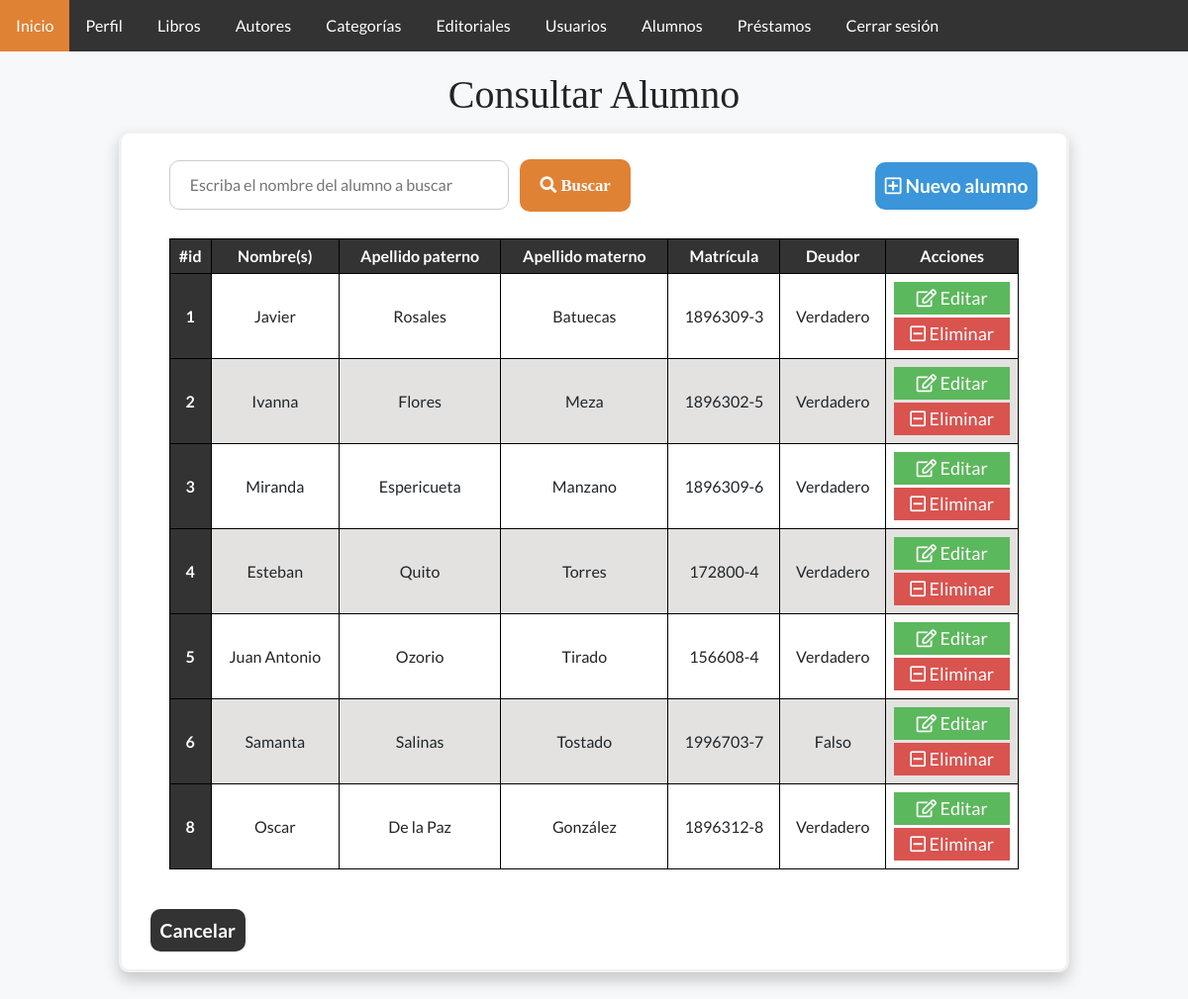
/alumnoConsultar.php (signed in), run on the app's committed database.
### tables this page shows
CREATE TABLE `alumnos` (
  `idAlumno` int(11) NOT NULL,
  `nombre` varchar(50) NOT NULL,
  `apellidoPaterno` varchar(30) NOT NULL,
  `apellidoMaterno` varchar(30) DEFAULT NULL,
  `matricula` varchar(9) NOT NULL,
  `deudor` varchar(20) NOT NULL,
  `status` varchar(20) NOT NULL
);

### Conexion.php (called while the page is built, shortened)
<?php
    class Server {
        public $server;
        public $user;
        public $pass;
        public $db;
        public $conexion;
        public function conectar() {
            $this->conexion = new mysqli( $this->server, $this->user, $this->pass, $this->db );
        }
        public function consultarTabla($tabla, $condiciones = null) {
            if ($condiciones === null) {
                $sql = "Select * FROM $tabla WHERE status = 'Activo';";
            }else {
                $sql = "Select * FROM $tabla WHERE $condiciones status = 'Activo';";
            }
            return $this->conexion->query($sql);
        }
    }
    $server = new Server;
    $server->server = "127.0.0.1";
    $server->user = "root";
    $server->pass = "";
    $server->db = "bd_biblioteca";
?>

### alumnoConsultar.php (the view, shortened to what this page needs)
<?php
    include_once ('Conexion.php');
    if(isset($_POST["alumno"])){
        $alumno = $_POST["alumno"];
        $datos = $server->buscarAlumno($alumno);
        if (mysqli_num_rows($datos) == 0){
            $mostrarModal = true;
            $datos = $server->consultarTabla("alumnos");
        }
    }else{
        $alumno = "";
        $datos = $server->consultarTabla("alumnos");
    }
?>
<!DOCTYPE html>
<html lang="es">
<head>
    <link href="css/Estilo.css" rel="stylesheet">
    <link href="Bootstrap_5.1.3/css/bootstrap.min.css" rel="stylesheet">
</head>
<body>
    <?php
        include("barraNavegacion.php");
    ?>
    <header>
        <div class="titulo">
            <h1>Consultar Alumno</h1>
        </div>
    </header>
    <div class = "frmFormulario">
    <a class ="agregar" href="alumnoAgregar.php">  <i class='far fa-plus-square'></i> Nuevo alumno</a>
    <div class="frmMargen2">
        <form class = "frmBuscar" method="post" action= 'alumnoConsultar.php'>
            <input placeholder = "Escriba el nombre del alumno a buscar" name="alumno" value="<?php echo $alumno;?>" type="text" pattern="[\wñÑá-ú\- .,]+" required>
            <button type="submit" name="buscar"><i class="fas fa-search"></i> Buscar</button>
        </form>
        <div class = "tablaDatos">
            <table>
                <thead>
                    <tr>
                        <th scope="col">#id</th>
                        <th scope="col">Nombre(s)</th>
                        <th scope="col">Apellido paterno</th>
                        <th scope="col">Apellido materno</th>
                        <th scope="col">Matrícula</th>
                        <th scope="col">Deudor</th>
                        <th scope="col">Acciones</th>
                    </tr>
                </thead>
                <tbody>
                    <?php
                        while($fila = mysqli_fetch_array($datos)){
                            echo "<tr>";
                            echo "<th scope='row'>".$fila['idAlumno']."</th>";
                            echo "<td>".$fila['nombre']."</td>";
                            echo "<td>".$fila['apellidoPaterno']."</td>";
                            echo "<td>".$fila['apellidoMaterno']."</td>";
                            echo "<td>".$fila['matricula']."</td>";
                            echo "<td>".$fila['deudor']."</td>";
                            echo "<td>
                                    <a class='btnEditar' href='alumnoModificar.php?id=".$fila['idAlumno']."'><i class='far fa-edit'></i> Editar</a>
                                    <a class='btnEliminar' href='alumnoDeshabilitar.php?id=".$fila['idAlumno']."'><i class='far fa-minus-square'></i> Eliminar</a>
                                </td>";
                            echo "</tr>";
                        }
                    ?>
                </tbody>
            </table>
        </div>
        </div>
        <a class = "cancel" href="alumnoConsultar.php">Cancelar</a>
        <br><br>
    </div>
</body>
</html>

### css/Estilo.css (style rules this page uses)
body { margin: 0; padding: 0; background-color: #F6F8FA; font-family: 'Lato', sans-serif; padding-top: 5%; }
.frmFormulario, .inicio { background-color: white; border: 3px solid #f1f1f1; margin: 5%; margin-top: 1%; margin-right: auto; margin-left: auto; width: 80%; height: 80%; border-radius: 10px; box-shadow: 0px 8px 16px 0px rgba(0,0,0,0.2); }
.frmFormulario input[type=text],.frmFormulario input[type=password], .frmFormulario input[type=email], .frmFormulario textarea, .frmFormulario input[type=number], .frmFormulario input[type=date], .frmFormulario select { width: 100%; padding: 12px 20px; margin: 8px 0; display: inline-block; border: 1px solid #ccc; box-sizing: border-box; font-size: 16px; resize: none; }
.frmFormulario button { background-color:#e08234; color: white; padding: 14px 20px; margin: 8px 0; border: none; cursor: pointer; width: 100%; margin-top: 3%; font-family: 'Times New Roman', Times, serif; }
.frmFormulario label, .frmFormulario button { font-weight: bold; font-size: larger; }
h5,h4,h3,h2,h1 { text-align: center; font-family: 'Cambria', Times, serif; }
.frmMargen, .frmMargen2 { margin: 10%; margin-top: 5%; margin-bottom: 5%; }
.frmMargen2 { margin: 5%; margin-top: 0; }
.tablaDatos table { width: 100%; border-collapse: collapse; text-align: center; border-radius: 10px; margin-top: 1%; margin-bottom: 3%; margin-right: auto; margin-left: auto; }
.tablaDatos thead, .tablaDatos th { background-color: #333; color: #ffffff; }
.tablaDatos th, .tablaDatos td { border: #000000 1px solid; padding: 5px; }
.tablaDatos tr:nth-child(even) { background-color: #85807d3b; }
.frmBuscar { font-size: 14px; }
.frmBuscar input[type=text] { width: 40%; border-radius: 10px; }
.frmBuscar button { width: auto; height: auto; border-radius: 10px; margin-left: 1%; }
.cancel, .agregar { color: #ffff; text-decoration: none; font-size: larger; padding: 10px 10px; margin: 3%; border-radius: 10px; font-weight: bold; }
.cancel { background-color: #333; }
.agregar { float:right; background-color: #3a95db; }
.btnEditar, .btnEliminar, .btnDetalles { color: #ffff; text-decoration: none; padding: 3px; margin: 3px; display: block; text-align: center; font-size: large; }
.btnEliminar { background-color: #D9534F; }
.btnEditar { background-color: #5CB85C; }
.titulo { margin-top: 1%; }

### data on the page
alumnos: idAlumno "1", nombre "Javier", apellidoPaterno "Rosales", apellidoMaterno "Batuecas", matricula "1896309-3", deudor "Verdadero"
alumnos: idAlumno "2", nombre "Ivanna", apellidoPaterno "Flores", apellidoMaterno "Meza", matricula "1896302-5", deudor "Verdadero"
alumnos: idAlumno "3", nombre "Miranda", apellidoPaterno "Espericueta", apellidoMaterno "Manzano", matricula "1896309-6", deudor "Verdadero"
alumnos: idAlumno "4", nombre "Esteban", apellidoPaterno "Quito", apellidoMaterno "Torres", matricula "172800-4", deudor "Verdadero"
alumnos: idAlumno "5", nombre "Juan Antonio", apellidoPaterno "Ozorio", apellidoMaterno "Tirado", matricula "156608-4", deudor "Verdadero"
alumnos: idAlumno "6", nombre "Samanta", apellidoPaterno "Salinas", apellidoMaterno "Tostado", matricula "1996703-7", deudor "Falso"
alumnos: idAlumno "8", nombre "Oscar", apellidoPaterno "De la Paz", apellidoMaterno "González", matricula "1896312-8", deudor "Verdadero"
